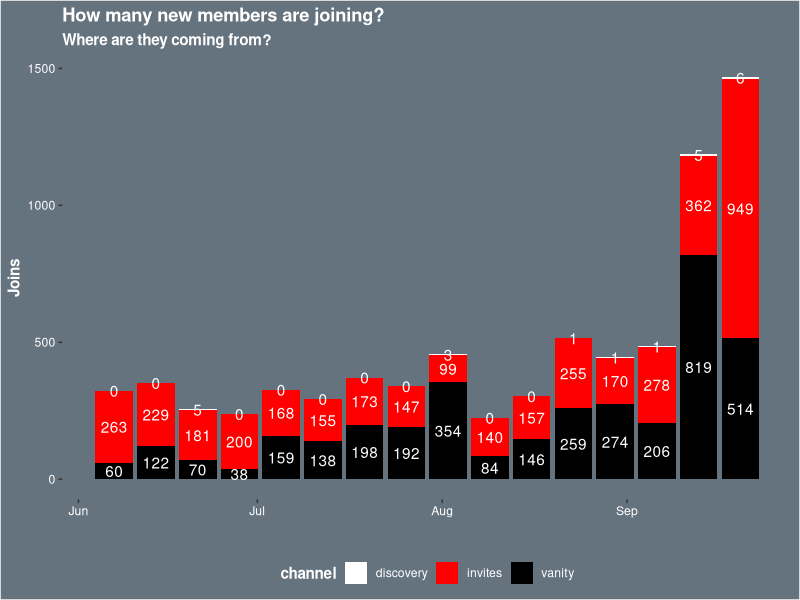
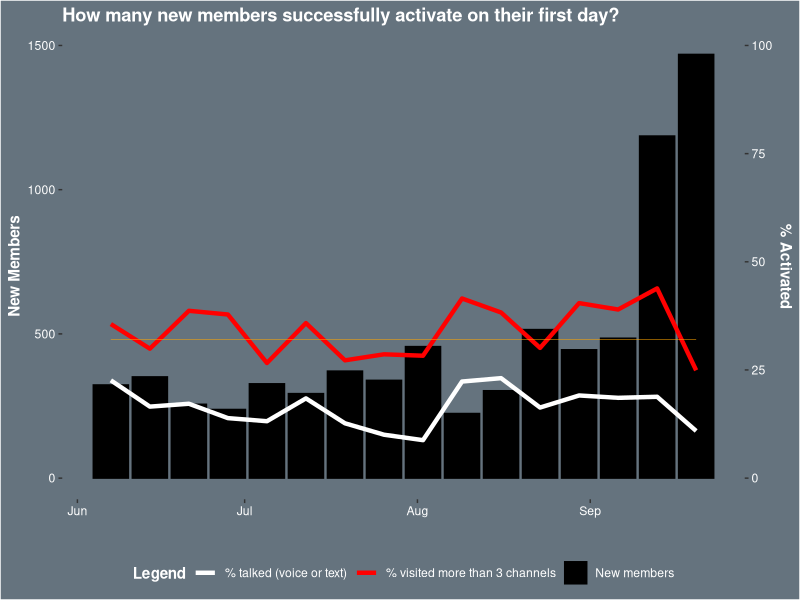

The R script that drew these images, in order:
# load library ----
library(tidyverse)

# load data ----
new_member <- read_csv("./raw_data/new-member-joins-by-source_290921.csv")
total_member <- read_csv("./raw_data/total-membership-joins_290921.csv")
first_activation <- read_csv("./raw_data/first-day-activation_290921.csv")

# visualize new_member ----

# pivot longer
# fill by factor
# stacked bar chart
# geom_text
# bankless color scheme

new_member %>%
    rename(
        vanity = "vanity_joins",
        discovery = "discovery_joins",
        time = "interval_start_timestamp"
    ) %>%
    pivot_longer(cols = discovery:vanity, names_to = "channel", values_to = "count") %>%
    ggplot(aes(x = time, y = count, fill = channel)) +
    geom_bar(position = "stack", stat = "identity") +
    geom_text(aes(label = count), position = position_stack(vjust = 0.5), color = "white") +
    theme(
        legend.position = "bottom",
        legend.background = element_rect(fill = "#65737e"),
        legend.text = element_text(color = "white"),
        legend.title = element_text(color = "white"),
        panel.background = element_rect(fill = "#65737e"),
        panel.grid.major = element_line(color = "#65737e"),
        panel.grid.minor = element_line(color = "#65737e"),
        plot.background = element_rect(fill = "#65737e"),
        axis.text.x = element_text(color = "white"),
        axis.text.y = element_text(color = "white"),
        axis.title.x = element_text(color = "white"),
        axis.title.y = element_text(color = "white"),
        title = element_text(color = "white", face = "bold")
    ) +
    scale_fill_manual(values = c("white", "red", "black")) +
    labs(
        title = "How many new members are joining?",
        subtitle = "Where are they coming from?",
        y = "Joins",
        x = ""
    )

# visualize total_member ----

# basic line chart
# bankless color scheme


# visualize first day activation ----

# pivot longer - no need for double y-axis
# two-sided Y-axis
# two lines + bar chart
# one hard coded line (benchmark)
# bankless color scheme

first_activation %>%
    rename(
        time = "interval_start_timestamp",
        new = "new_members",
        talked = "pct_communicated",
        visited = "pct_opened_channels"
    ) %>%
    ggplot(aes(x = time)) +
    geom_bar(aes(y = new, color = "New members"), stat = "identity", fill = "black") +
    geom_line(aes(y = talked*15, color = "% talked (voice or text)"), size = 1.5) +
    geom_line(aes(y = visited*15, color = "% visited more than 3 channels"), size = 1.5) +
    geom_line(y = 480, color = "orange", size = 0.2) +
    scale_y_continuous(
        name = "New Members",
        sec.axis = sec_axis(trans = ~./1500*100, name = "% Activated")
    ) +
    scale_color_manual(values = c("white", "red", "black")) +
    theme(
        legend.position = "bottom",
        legend.background = element_rect(fill = "#65737e"),
        legend.text = element_text(color = "white"),
        legend.title = element_text(color = "white"),
        panel.background = element_rect(fill = "#65737e"),
        panel.grid.major = element_line(color = "#65737e"),
        panel.grid.minor = element_line(color = "#65737e"),
        plot.background = element_rect(fill = "#65737e"),
        axis.text.x = element_text(color = "white"),
        axis.text.y = element_text(color = "white"),
        axis.title.x = element_text(color = "white"),
        axis.title.y = element_text(color = "white"),
        title = element_text(color = "white", face = "bold")
    ) +
    labs(
        title = "How many new members successfully activate on their first day?",
        x = "",
        color = "Legend"
    )


